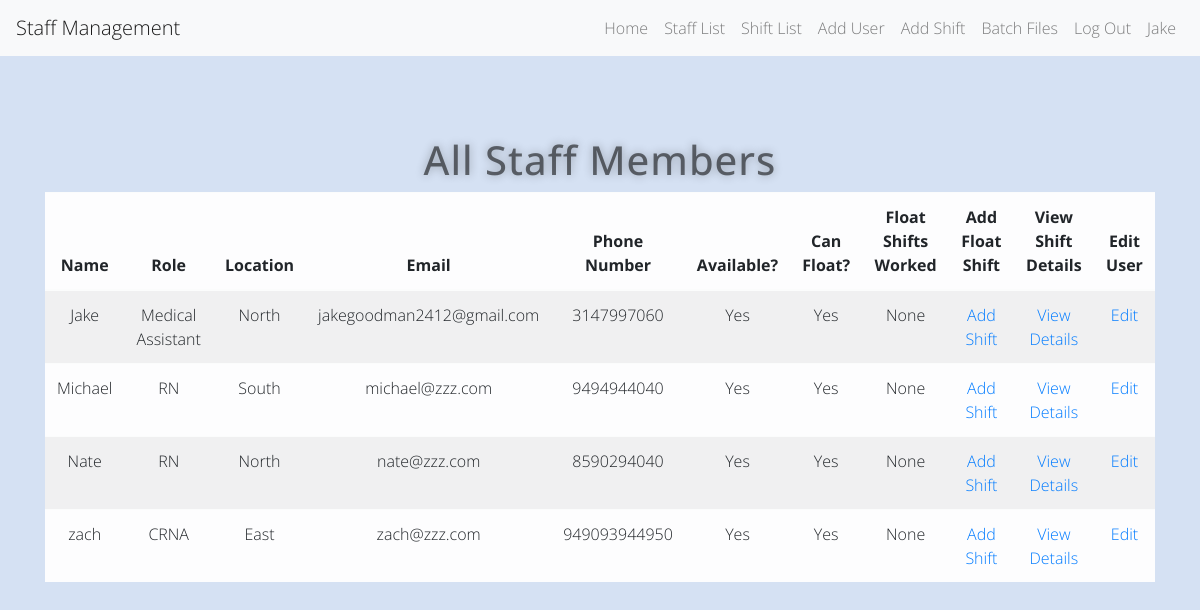
The page /staff (signed in) on the database as committed earlier.
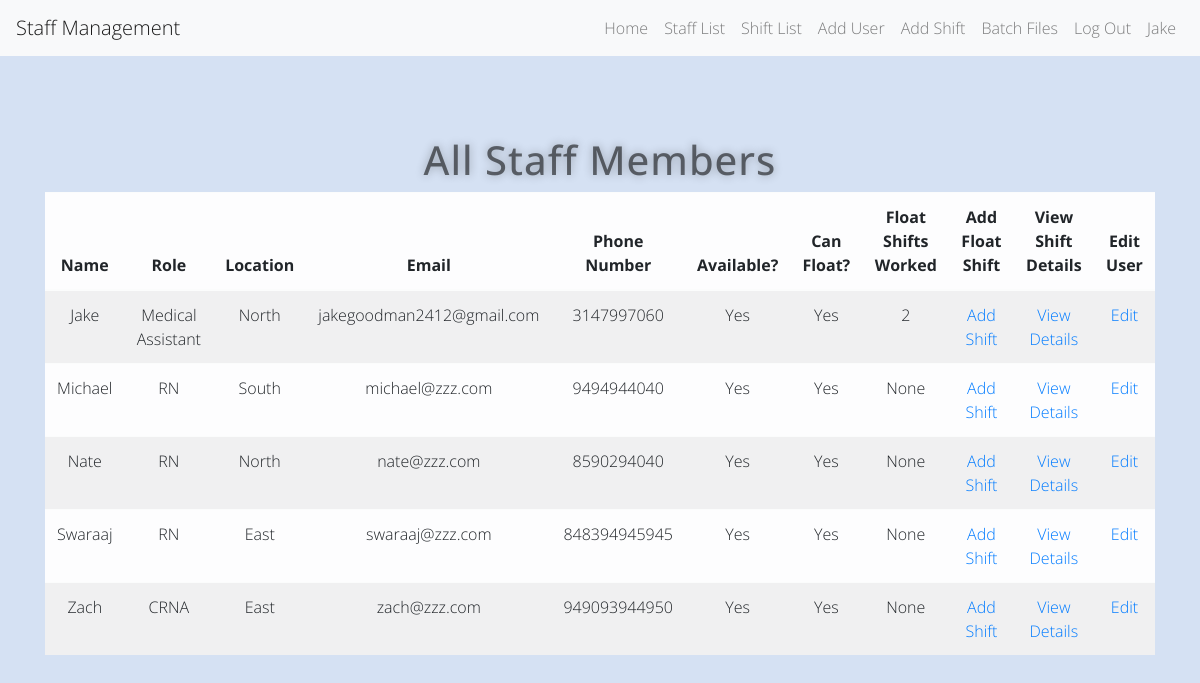
The same page on the database as committed later.
### app.py (models this page shows)
class User(UserMixin, db.Model):
    id = db.Column(db.Integer, primary_key=True)
    name = db.Column(db.String(1000))
    role = db.Column(db.String(100))
    location = db.Column(db.String(100))
    email = db.Column(db.String(100))
    phone_num = db.Column(db.String(100))
    availability = db.Column(db.String(100))
    can_float = db.Column(db.String(100))
    password = db.Column(db.String(100))
    shifts_worked = db.Column(db.Integer)

### app.py (the view)
@app.route('/staff', methods=['GET', 'POST'])
@login_required
def staff():
    all_staff = db.session.query(User).filter(User.role != 'Admin').order_by(User.name)
    return render_template('staff.html', staff=all_staff, logged_in=True, user=current_user)

### app.py (called while the page is built)
@login_manager.user_loader
def load_user(user_id):
    return User.query.get(int(user_id))

### templates/staff.html (shortened to what this page needs)
{% extends 'base.html' %}
{% block content %}
<div class="container">
  <div class="row">
    <div class="col-sm-12">
      <h1>All Staff Members</h1>
	  <table class="table table-striped table-light">
        <thead>
            <tr>
                <th>Name</th>
                <th>Role</th>
                <th>Location</th>
                <th>Email</th>
                <th>Phone Number</th>
                <th>Available?</th>
                <th>Can Float?</th>
                <th>Float Shifts Worked</th>
                <th>Add Float Shift</th>
                <th>View Shift Details</th>
                <th>Edit User</th>
            </tr>
        </thead>
          <tbody>
              {% for row in staff %}
                  <tr>
                      <td>{{ row.name }}</td>
                      <td>{{ row.role }}</td>
                      <td>{{ row.location }}</td>
                      <td>{{ row.email }}</td>
                      <td>{{ row.phone_num }}</td>
                      <td>{{ row.availability }}</td>
                      <td>{{ row.can_float }}</td>
                      <td>{{ row.shifts_worked }}</td>
                      <td><a href="">Add Shift</a></td>
                      <td><a href="{{ url_for('user_details', id=row.id) }}">View Details</a></td>
                      <td><a href="">Edit</a></td>
                  </tr>
              {% endfor %}
          </tbody>
  	  </table>
    </div>
  </div>
</div>
{% endblock %}

### templates/base.html (shortened to what this page needs)
<!DOCTYPE html>
<html>
<head>
    <link rel="stylesheet" href="https://stackpath.bootstrapcdn.com/bootstrap/4.5.2/css/bootstrap.min.css">
    <link rel="stylesheet" href="{{ url_for('static', filename='css/styles.css')}}">
</head>
<body>
<nav class="navbar navbar-expand-lg navbar-light bg-light">
  <a class="navbar-brand" href="/">Staff Management</a>
  <div class="collapse navbar-collapse">
    <ul class="navbar-nav ml-auto">
      <li class="nav-item">
        <a class="nav-link" href="{{ url_for('home') }}">Home</a>
      </li>
    {% if logged_in: %}
        <li class="nav-item">
        <a class="nav-link" href="{{ url_for('staff') }}">Staff List</a>
      </li>
        <li class="nav-item">
        <a class="nav-link" href="{{ url_for('shift') }}">Shift List</a>
      </li>
        <li class="nav-item">
        <a class="nav-link" href="{{ url_for('add_user') }}">Add User</a>
      </li>
        <li class="nav-item">
        <a class="nav-link" href="{{ url_for('add_shift') }}">Add Shift</a>
      </li>
        <li class="nav-item">
        <a class="nav-link" href="{{ url_for('upload') }}">Batch Files</a>
      </li>
      <li class="nav-item">
        <a class="nav-link" href="{{ url_for('logout') }}">Log Out</a>
      </li>
        <li class="nav-item">
        <a class="nav-link" href="">{{ current_user.name }}</a>
      </li>
    {% endif %}
    </ul>
  </div>
</nav>
       {% block content %}
       {% endblock %}
</body>
</html>

### static/css/styles.css (style rules this page uses)
* { -webkit-box-sizing:border-box; -moz-box-sizing:border-box; -ms-box-sizing:border-box; -o-box-sizing:border-box; box-sizing:border-box; }
html { width: 100%; height:100%; overflow:hidden; }
body { width: 100%; height:100%; font-family: 'Open Sans', sans-serif; font-weight:200; background: #d5e1f3; color: rgba(0, 0, 0, 0.55); filter: progid:DXImageTransform.Microsoft.gradient( startColorstr='#3E1D6D', endColorstr='#092756',GradientType=1 ); }
a { text-decoration: none; text-align: center; }
.container { margin-top: 5rem; text-align: center; }
.container h1 { color: rgba(0, 0, 0, 0.55); text-shadow: 0 0 10px rgba(0,0,0,0.3); letter-spacing:1px; text-align:center; }

Rows that differ between the two databases and show on the page:
changed User "Jake": shifts_worked "None" → "2"
added User: name "Swaraaj", role "RN", location "East", email "swaraaj@zzz.com", phone_num "848394945945", availability "Yes", can_float "Yes", shifts_worked "None"
changed User "CRNA": name "zach" → "Zach"
